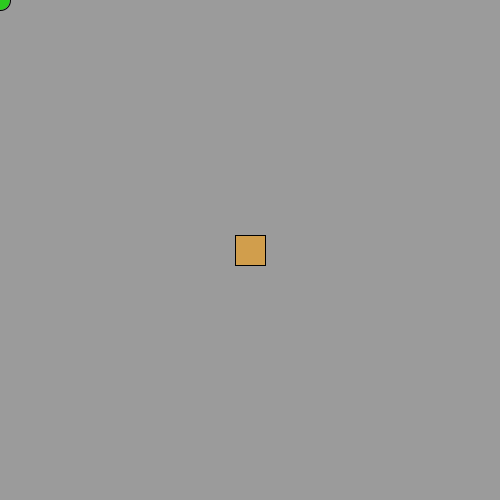
Frame 1 (no input)
Frame 60 (the mouse pressed at the canvas centre just before this capture): identical to frame 1, image omitted
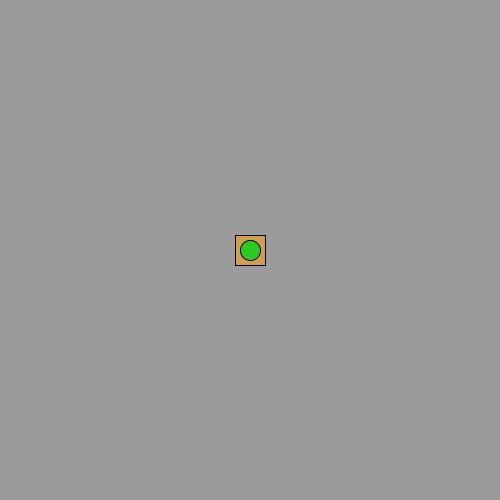
Frame 120 (the mouse held since frame 60 and released just before this capture)

The Processing sketch that drew these frames (run headless with seeded random() and noise(); from frame 60 on, the mouse is pressed at the canvas centre):

// Processing sketch: ejercicio17
// ── ejercicio17.pde
/** calcular distancia entre puntos **/

float x1,y1,x2,y2;
float catA,catB,distancia;

void setup()
{
  x1=1;
  y1=1;
  x2=2;
  y2=4;
  catA=x1-x2;
  catB=y1-y2;
  distancia=pow(catA*catA+catB*catB,0.5);// aplicacion de pitagoras
  println("la distancia es: "+distancia);
  
  size(500,500);
  
}
void draw()
{
  background(155);
  fill(#D19E4C);
  rectMode(CENTER);
  rect(width/2,height/2,30,30); // cuadrado que representa el cofre
  fill(#2CCB1F);
  ellipse(mouseX,mouseY,20,20); // circulo que representa LINk
  
}
